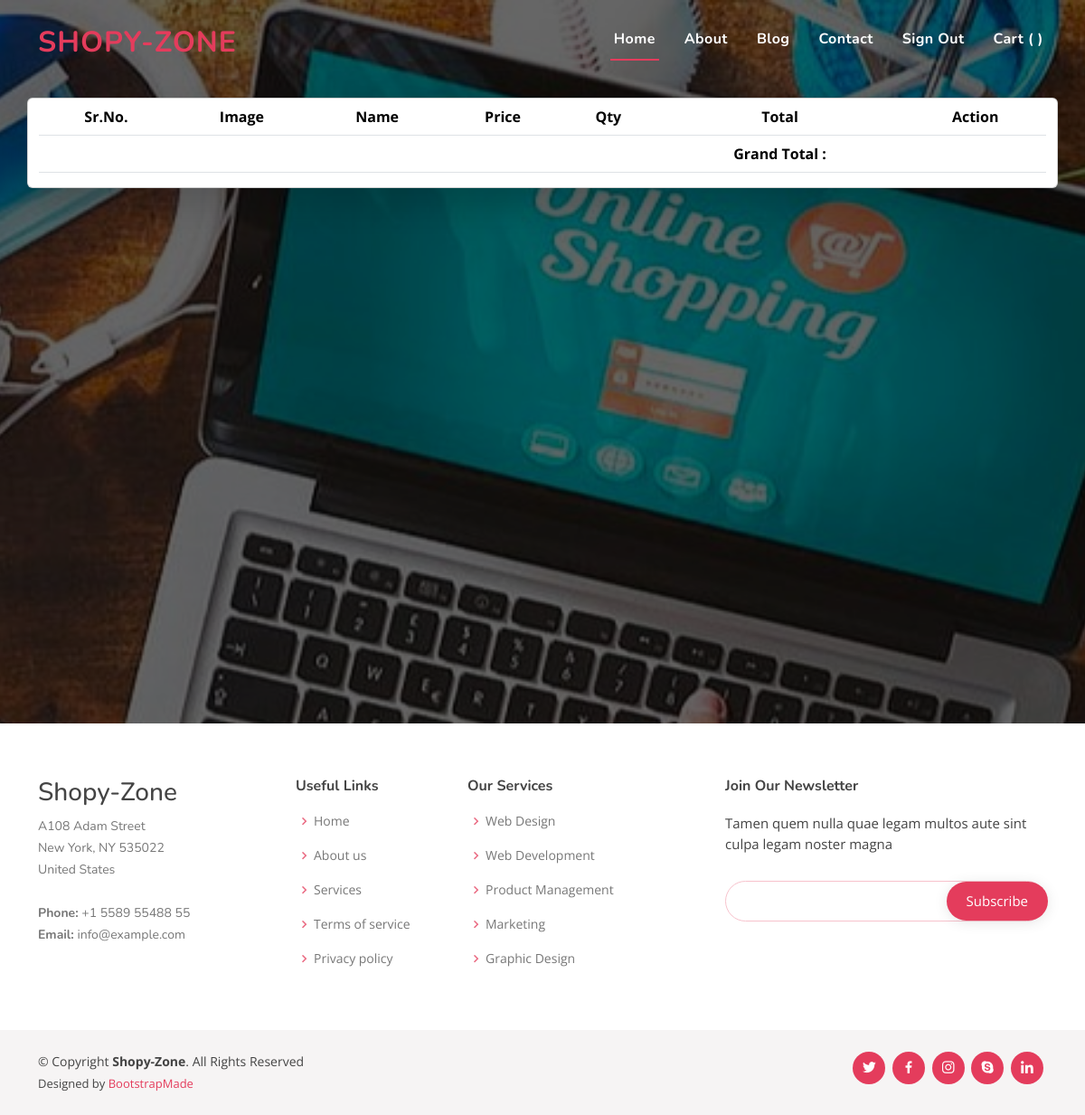
Page /cart/ (signed in) on the earlier database version.
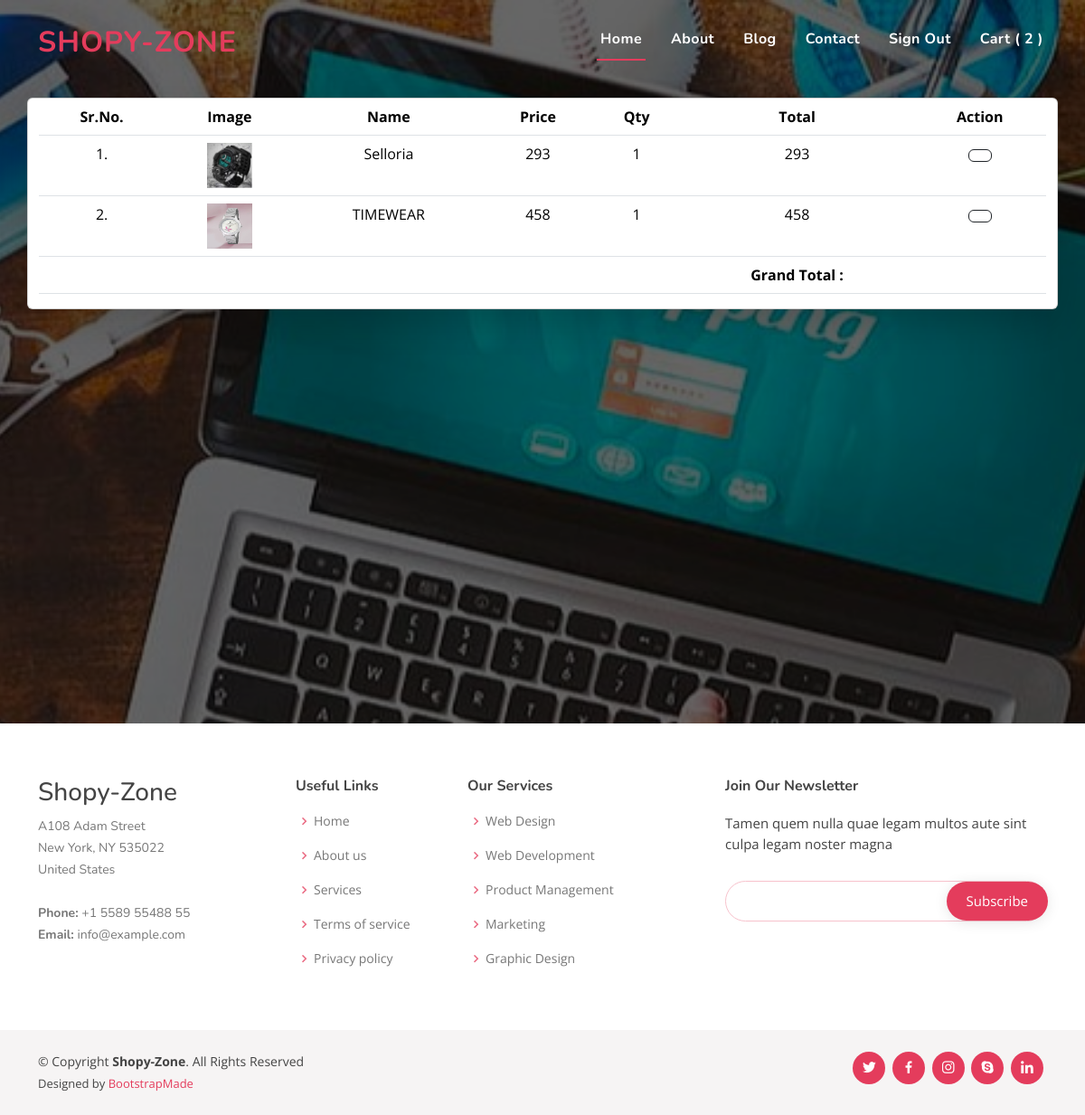
Same page on the later database version.
### ecom_site/models.py (models this page shows, shortened)
class BaseModel(models.Model):
    uid = models.UUIDField(default = uuid4, editable = False, primary_key = True)
    created_at = models.DateField(auto_now_add = True)
    updated_at = models.DateField(auto_now_add = True)
    class Meta:
        abstract = True

class Cart(BaseModel):
    user = models.ForeignKey(User, null = True, blank = True, on_delete = models.SET_NULL, related_name = "cart")
    is_paid = models.BooleanField(default = False)

class CartItem(BaseModel):
    cart = models.ForeignKey(Cart, on_delete = models.CASCADE, related_name = "cart_item")
    product = models.ForeignKey(Product, on_delete = models.CASCADE)

class Product(BaseModel):
    category = models.ForeignKey(ProductCategory, on_delete = models.CASCADE, related_name = 'product', default = "")
    product_name = models.CharField(max_length = 100)
    desc = models.TextField(max_length = 300)
    price = models.IntegerField(default = 100)
    image = models.ImageField(upload_to = 'products', default = "")

### ecom_site/views.py (the view)
# urls.py: path('cart/', cart, name = 'cart'),
def cart(request):
    try:
        cart = Cart.objects.get(user = request.user)
    except Cart.DoesNotExist:
        cart = None
    """response = api.payment_request_create(
        amount = cart.order_total(),
        purpose = "Order",
        buyer_name = request.user.username,
        email = "gaurav714@gmail.com",
        redirect_url = "http://127.0.0.1:8000/success/"
    )
    context = {'cart' : cart, 'payment_url' : response['payment_request']['longurl']}"""
    return render(request, 'cart.html', {'cart' : cart})

### ecom_site/templates/cart.html (shortened to what this page needs)
{% extends "base.html" %}
{% block body %}
<section id="hero">
<div class="container card shadow-lg mt-5">
    <table class="table" style="text-align:center">
        <thead>
            <tr>
                <th scope="col">Sr.No.</th>
                <th scope="col">Image</th>
                <th scope="col">Name</th>
                <th scope="col">Price</th>
                <th scope="col">Qty</th>
                <th scope="col">Total</th>
                <th scope="col">Action</th>
            </tr>
        </thead>
        <tbody>
            {% if request.user.is_authenticated %}
                {% for item in cart.cart_item.all %}
                <tr>
                    <td>{{ forloop.counter }}.</td>
                    <td><img src="/media/{{ item.product.image }}" style="height:50px; width:50px"></td>
                    <td>{{ item.product.product_name }}</td>
                    <td>{{ item.product.price }}</td>
                    <td>1</td>
                    <td>{{ item.product.price }}</td>
                    <td><a href="{% url 'remove_cart_item' item.uid %}" class="btn btn-outline-dark"></a></td>
                </tr>
                {% endfor %}
                <tr>
                    <td></td>
                    <td></td>
                    <td></td>
                    <td></td>
                    <td></td>
                    <td>
                        <b>Grand Total : {{ cart.order_total }}</b> <br>
                    </td>
                    <td></td>
                </tr>
            {% else %}
                <tr>
                    <td colspan="7">Please log in to view your cart.</td>
                </tr>
            {% endif %}
        </tbody>
    </table>
</div>
</section>
{% endblock body %}

### ecom_site/templates/base.html (shortened to what this page needs)
{% load static %}
<!DOCTYPE html>
<html lang="en">
<head>
  <link href="{% static '/vendor/bootstrap/css/bootstrap.min.css' %}" rel="stylesheet">
  <link href="{% static '/vendor/bootstrap-icons/bootstrap-icons.css' %}" rel="stylesheet">
  <link href="{% static '/vendor/boxicons/css/boxicons.min.css' %}" rel="stylesheet">
  <link href="{% static '/vendor/glightbox/css/glightbox.min.css' %}" rel="stylesheet">
  <link href="{% static '/vendor/remixicon/remixicon.css' %}" rel="stylesheet">
  <link href="{% static '/vendor/swiper/swiper-bundle.min.css' %}" rel="stylesheet">
  <link href="{% static '/css/style.css' %}" rel="stylesheet">
</head>
<body>
  <header id="header" class="fixed-top ">
    <div class="container d-flex align-items-center justify-content-between">
      <a href="/" class="logo pt-2"><h2><strong>Shopy-Zone</strong></h2></a>
      <nav id="navbar" class="navbar">
        <ul>
          <li><a class="nav-link scrollto active" href="/"><h6><b>Home</b></h6></a></li>
          <li><a class="nav-link scrollto" href="#about"><h6><b>About</b></h6></a></li>
          <li><a href="blog.html"><h6><b>Blog</b></h6></a></li>
          <li><a class="nav-link scrollto" href="#contact"><h6><b>Contact</b></h6></a></h6></li>
          {% if request.user.is_authenticated %}
            <li><a class="nav-link scrollto" href="{% url 'signout' %}"><h6><b>Sign Out</b></h6></a></li>
            <li><a class="nav-link scrollto" href="{% url 'cart' %}"><h6><b>Cart ( {{ cart.cart_item.count }} )</b></h6></a></li>
          {% else %}
            <li><a class="nav-link scrollto" href="/signin/"><h6><b>Sign In</b></h6></a></li>
            <li><a class="nav-link scrollto" href="/signup/"><h6><b>Sign Up</b></h6></a></li>
          {% endif %}
      </nav>
    </div>
  </header>
{% block body %}
{% endblock body %}
  <footer id="footer">
    <div class="footer-top">
      <div class="container">
        <div class="row">
          <div class="col-lg-3 col-md-6 footer-contact">
            <h3>Shopy-Zone</h3>
            <p>
              A108 Adam Street <br>
              New York, NY 535022<br>
              United States <br><br>
              <strong>Phone:</strong> +1 5589 55488 55<br>
              <strong>Email:</strong> info@example.com<br>
            </p>
          </div>
          <div class="col-lg-2 col-md-6 footer-links">
            <h4>Useful Links</h4>
            <ul>
              <li><i class="bx bx-chevron-right"></i> <a href="#">Home</a></li>
              <li><i class="bx bx-chevron-right"></i> <a href="#">About us</a></li>
              <li><i class="bx bx-chevron-right"></i> <a href="#">Services</a></li>
              <li><i class="bx bx-chevron-right"></i> <a href="#">Terms of service</a></li>
              <li><i class="bx bx-chevron-right"></i> <a href="#">Privacy policy</a></li>
            </ul>
          </div>
          <div class="col-lg-3 col-md-6 footer-links">
            <h4>Our Services</h4>
            <ul>
              <li><i class="bx bx-chevron-right"></i> <a href="#">Web Design</a></li>
              <li><i class="bx bx-chevron-right"></i> <a href="#">Web Development</a></li>
              <li><i class="bx bx-chevron-right"></i> <a href="#">Product Management</a></li>
              <li><i class="bx bx-chevron-right"></i> <a href="#">Marketing</a></li>
              <li><i class="bx bx-chevron-right"></i> <a href="#">Graphic Design</a></li>
            </ul>
          </div>
          <div class="col-lg-4 col-md-6 footer-newsletter">
            <h4>Join Our Newsletter</h4>
            <p>Tamen quem nulla quae legam multos aute sint culpa legam noster magna</p>
            <form action="" method="post">
              <input type="email" name="email"><input type="submit" value="Subscribe">
            </form>
          </div>
        </div>
      </div>
    </div>
    <div class="container d-md-flex py-4">
      <div class="me-md-auto text-center text-md-start">
        <div class="copyright">
          &copy; Copyright <strong><span>Shopy-Zone</span></strong>. All Rights Reserved
        </div>
        <div class="credits">
          Designed by <a href="https://bootstrapmade.com/">BootstrapMade</a>
        </div>
      </div>
      <div class="social-links text-center text-md-right pt-3 pt-md-0">
        <a href="#" class="twitter"><i class="bx bxl-twitter"></i></a>
        <a href="#" class="facebook"><i class="bx bxl-facebook"></i></a>
        <a href="#" class="instagram"><i class="bx bxl-instagram"></i></a>
        <a href="#" class="google-plus"><i class="bx bxl-skype"></i></a>
        <a href="#" class="linkedin"><i class="bx bxl-linkedin"></i></a>
      </div>
    </div>
  </footer>
</body>
</html>

### ecom_site/static/css/style.css (style rules this page uses)
body { font-family: "Open Sans", sans-serif; color: #444444; }
a { color: #e43c5c; text-decoration: none; }
h1, h2, h3, h4, h5, h6 { font-family: "Nunito", sans-serif; }
#header { transition: all 0.5s; z-index: 997; padding: 20px 0; }
#header .logo { font-size: 30px; margin: 0; padding: 0; line-height: 1; font-weight: 600; letter-spacing: 1px; text-transform: uppercase; }
.navbar { padding: 0; }
.navbar ul { margin: 0; padding: 0; display: flex; list-style: none; align-items: center; }
.navbar li { position: relative; }
.navbar>ul>li { white-space: nowrap; padding: 10px 0 10px 24px; }
.navbar a, .navbar a:focus { display: flex; align-items: center; justify-content: space-between; font-family: "Poppins", sans-serif; color: #fff; font-size: 15px; padding: 0 4px; white-space: nowrap; transition: 0.3s; letter-spacing: 0.4px; position: relative; }
.navbar>ul>li>a:before { content: ""; position: absolute; width: 100%; height: 2px; bottom: -6px; left: 0; background-color: #e43c5c; visibility: hidden; transform: scaleX(0); transition: all 0.3s ease-in-out 0s; }
.navbar a:hover:before, .navbar li:hover>a:before, .navbar .active:before { visibility: visible; transform: scaleX(1); }
.navbar a:hover, .navbar .active, .navbar .active:focus, .navbar li:hover>a { color: #fff; }
#hero { width: 100%; height: 100vh; background: url("../img/bgimg.jpg") top center; background-size: cover; position: relative; }
#hero:before { content: ""; background: rgba(0, 0, 0, 0.6); position: absolute; bottom: 0; top: 0; left: 0; right: 0; }
@media (min-width: 1024px) { #hero { background-attachment: fixed; } }
section { padding: 60px 0; overflow: hidden; }
#footer { color: #444444; font-size: 14px; background: #f6f4f4; box-shadow: 0px 2px 15px rgba(0, 0, 0, 0.1); }
#footer .footer-top { padding: 60px 0 30px 0; background: #fff; }
#footer .footer-top .footer-contact { margin-bottom: 30px; }
#footer .footer-top .footer-contact p { font-size: 14px; line-height: 24px; margin-bottom: 0; font-family: "Nunito", sans-serif; color: #777777; }
#footer .footer-top h4 { font-size: 16px; font-weight: bold; color: #444444; position: relative; padding-bottom: 12px; }
#footer .footer-top .footer-links { margin-bottom: 30px; }
#footer .footer-top .footer-links ul { list-style: none; padding: 0; margin: 0; }
#footer .footer-top .footer-links ul i { padding-right: 2px; color: #ea6981; font-size: 18px; line-height: 1; }
#footer .footer-top .footer-links ul li { padding: 10px 0; display: flex; align-items: center; }
#footer .footer-top .footer-links ul li:first-child { padding-top: 0; }
#footer .footer-top .footer-links ul a { color: #777777; transition: 0.3s; display: inline-block; line-height: 1; }
#footer .footer-newsletter { font-size: 15px; }
#footer .footer-newsletter h4 { font-size: 16px; font-weight: bold; color: #444444; position: relative; padding-bottom: 12px; }
#footer .footer-newsletter form { margin-top: 30px; background: #fff; padding: 6px 10px; position: relative; border-radius: 50px; text-align: left; border: 1px solid #f7c2cc; }
#footer .footer-newsletter form input[type=email] { border: 0; padding: 4px 8px; width: calc(100% - 100px); }
#footer .footer-newsletter form input[type=submit] { position: absolute; top: 0; right: -2px; bottom: 0; border: 0; background: none; font-size: 15px; padding: 0 22px; background: #e43c5c; color: #fff; transition: 0.3s; border-radius: 50px; box-shadow: 0px 2px 15px rgba(0, 0, 0, 0.1); }
#footer .credits { padding-top: 5px; font-size: 13px; color: #444444; }
#footer .social-links a { font-size: 18px; display: inline-block; background: #e43c5c; color: #fff; line-height: 1; padding: 8px 0; margin-right: 4px; border-radius: 50%; text-align: center; width: 36px; height: 36px; transition: 0.3s; }

Differences in the rows shown:
added Cart: cart_item.count "2"
added CartItem: product.image (picture), product.product_name "Selloria", product.price "293"
added CartItem: product.image (picture), product.product_name "TIMEWEAR", product.price "458"
